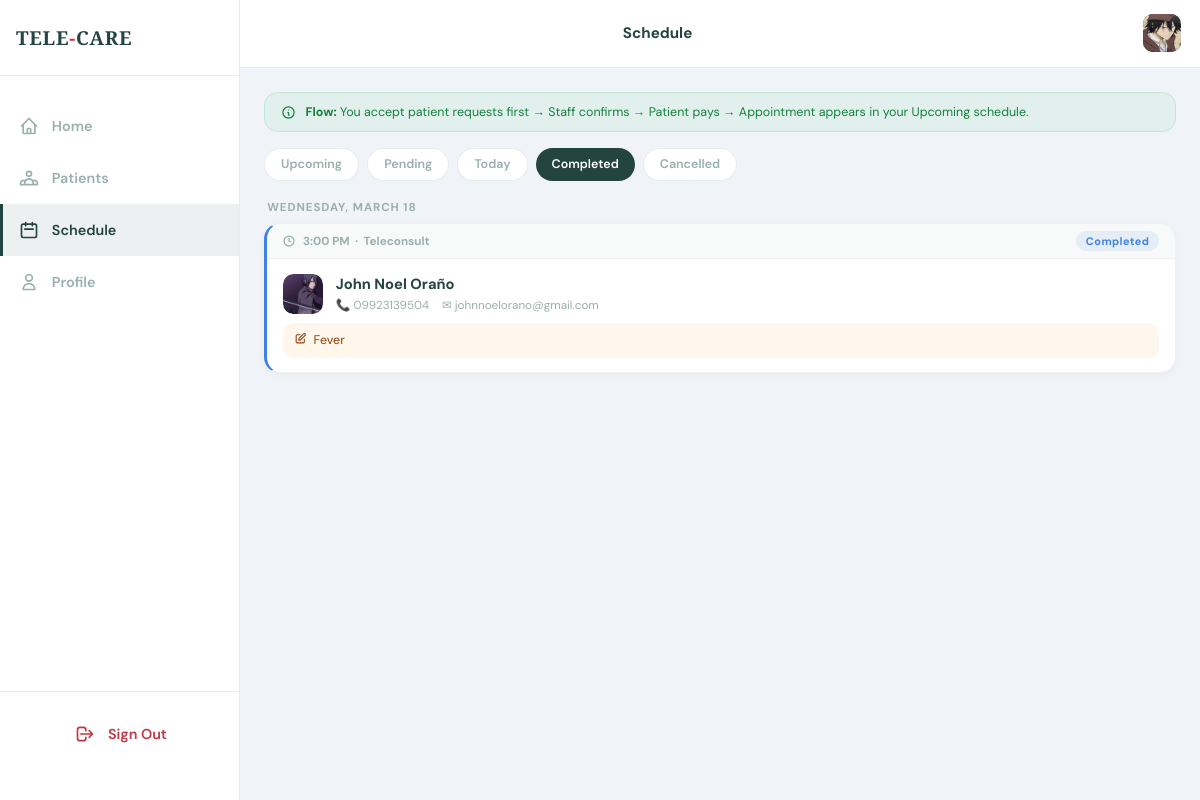
The page /doctor/appointments.php?filter=completed (signed in) on the database as committed earlier.
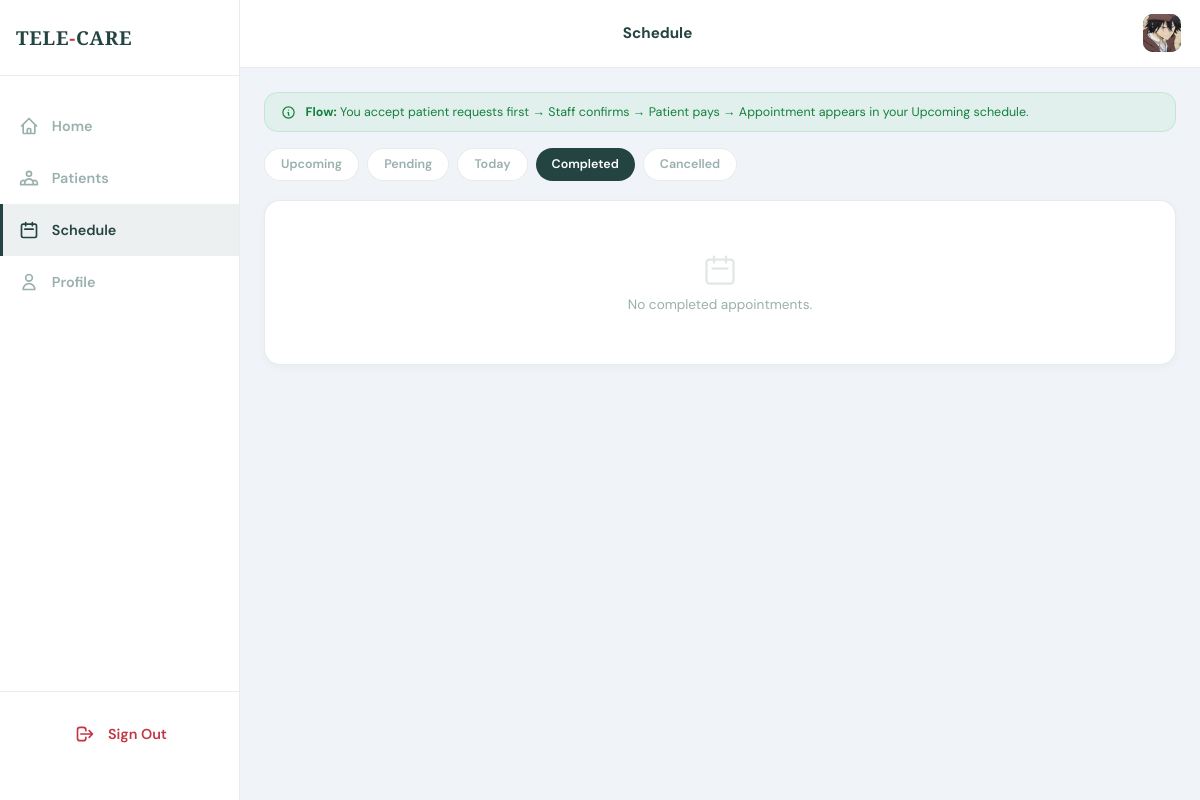
The same page on the database as committed later.
### tables this page shows
CREATE TABLE `appointments` (
  `id` int NOT NULL AUTO_INCREMENT,
  `patient_id` int NOT NULL,
  `doctor_id` int NOT NULL,
  `appointment_date` date NOT NULL,
  `appointment_time` time NOT NULL,
  `type` enum('General','Follow-up','Emergency','Teleconsult') DEFAULT 'Teleconsult',
  `status` enum('Pending','Confirmed','Completed','Cancelled') DEFAULT 'Pending',
  `notes` text,
  `payment_status` enum('Unpaid','Paid') DEFAULT 'Unpaid',
  `created_at` timestamp NULL DEFAULT CURRENT_TIMESTAMP,
  PRIMARY KEY (`id`),
  KEY `patient_id` (`patient_id`),
  KEY `doctor_id` (`doctor_id`),
  CONSTRAINT `appointments_ibfk_1` FOREIGN KEY (`patient_id`) REFERENCES `patients` (`id`) ON DELETE CASCADE,
  CONSTRAINT `appointments_ibfk_2` FOREIGN KEY (`doctor_id`) REFERENCES `doctors` (`id`) ON DELETE CASCADE
);

CREATE TABLE `patients` (
  `id` int NOT NULL AUTO_INCREMENT,
  `full_name` varchar(150) NOT NULL,
  `date_of_birth` date NOT NULL,
  `gender` enum('Male','Female','Prefer not to say') NOT NULL,
  `email` varchar(150) NOT NULL,
  `phone_number` varchar(20) NOT NULL,
  `profile_photo` varchar(255) DEFAULT NULL,
  `emergency_name` varchar(150) DEFAULT NULL,
  `emergency_relationship` varchar(80) DEFAULT NULL,
  `emergency_number` varchar(20) DEFAULT NULL,
  `password` varchar(255) NOT NULL,
  `security_question` varchar(255) DEFAULT NULL,
  `security_answer` varchar(255) DEFAULT NULL,
  `home_address` varchar(255) DEFAULT NULL,
  `city` varchar(100) DEFAULT NULL,
  `country_region` varchar(100) DEFAULT NULL,
  `insurance_provider` varchar(150) DEFAULT NULL,
  `insurance_policy_no` varchar(100) DEFAULT NULL,
  `preferred_language` varchar(80) DEFAULT 'English',
  `created_at` timestamp NULL DEFAULT CURRENT_TIMESTAMP,
  `updated_at` timestamp NULL DEFAULT CURRENT_TIMESTAMP ON UPDATE CURRENT_TIMESTAMP,
  `is_verified` tinyint(1) NOT NULL DEFAULT '0',
  `verification_token` varchar(64) DEFAULT NULL,
  `token_expires_at` datetime DEFAULT NULL,
  `reset_token` varchar(64) DEFAULT NULL,
  `reset_expires` datetime DEFAULT NULL,
  PRIMARY KEY (`id`),
  UNIQUE KEY `email` (`email`)
);

### doctor/includes/auth.php (called while the page is built, shortened)
<?php
$doctor_id = $_SESSION['doctor_id'];

### doctor/appointments.php (the view, shortened to what the changed rows need)
<?php
require_once 'includes/auth.php';
$filter            = $_GET['filter']     ?? 'upcoming';
$where = "a.doctor_id=$doctor_id AND a.status != 'Cancelled'";
if ($filter === 'pending') {
    $where = "a.doctor_id=$doctor_id AND a.status='Pending'";
} elseif ($filter === 'today') {
    $where .= " AND a.appointment_date=CURDATE() AND a.status='Confirmed' AND a.payment_status='Paid'";
} elseif ($filter === 'completed') {
    $where = "a.doctor_id=$doctor_id AND a.status='Completed'";
} elseif ($filter === 'cancelled') {
    $where = "a.doctor_id=$doctor_id AND a.status='Cancelled'";
} else {
    $where = "a.doctor_id=$doctor_id AND a.appointment_date >= CURDATE() AND a.status='Confirmed' AND a.payment_status='Paid'";
}
$appts = $conn->query("
    SELECT a.*, p.full_name AS patient_name, p.profile_photo AS patient_photo,
           p.email AS patient_email, p.phone_number AS patient_phone,
           d.consultation_fee, d.full_name AS doctor_name, d.specialty
    FROM appointments a
    JOIN patients p ON p.id = a.patient_id
    JOIN doctors  d ON d.id = a.doctor_id
    WHERE $where
    ORDER BY a.appointment_date ASC, a.appointment_time ASC
");
$pending_count = (int)$conn->query("SELECT COUNT(*) c FROM appointments WHERE doctor_id=$doctor_id AND status='Pending'")->fetch_assoc()['c'];
require_once 'includes/header.php';
?>
<div class="page">
  <div style="background:rgba(34,197,94,0.07);border:1px solid rgba(34,197,94,0.18);border-radius:14px;padding:0.7rem 1rem;margin-bottom:1rem;display:flex;align-items:flex-start;gap:0.6rem;font-size:0.78rem;color:#15803d;">
    <svg width="15" height="15" fill="none" viewBox="0 0 24 24" stroke="currentColor" stroke-width="2" style="flex-shrink:0;margin-top:1px"><path stroke-linecap="round" stroke-linejoin="round" d="M13 16h-1v-4h-1m1-4h.01M21 12a9 9 0 11-18 0 9 9 0 0118 0z"/></svg>
    <span><strong>Flow:</strong> You accept patient requests first → Staff confirms → Patient pays → Appointment appears in your Upcoming schedule.</span>
  </div>
  <div style="display:flex;gap:0.5rem;margin-bottom:1rem;overflow-x:auto;padding-bottom:0.2rem;">
    <?php
    $tabs = [
        'upcoming'  => 'Upcoming',
        'pending'   => 'Pending',
        'today'     => 'Today',
        'completed' => 'Completed',
        'cancelled' => 'Cancelled',
    ];
    foreach ($tabs as $k=>$v):
    ?>
    <a href="?filter=<?= $k ?>" style="flex-shrink:0;padding:0.45rem 1rem;border-radius:50px;font-size:0.78rem;font-weight:600;text-decoration:none;display:inline-flex;align-items:center;<?= $filter===$k?'background:var(--green);color:#fff;':'background:#fff;color:var(--muted);border:1px solid rgba(36,68,65,0.1);' ?>">
      <?= htmlspecialchars($v) ?>
    </a>
    <?php endforeach; ?>
  </div>
  <?php if ($appts && $appts->num_rows > 0):
    $shown_date = '';
    while ($a = $appts->fetch_assoc()):
      $appt_date_label = date('l, F j', strtotime($a['appointment_date']));
      if ($appt_date_label !== $shown_date): $shown_date = $appt_date_label; ?>
  <div style="font-size:0.72rem;font-weight:700;text-transform:uppercase;letter-spacing:0.08em;color:var(--muted);margin:1rem 0 0.5rem;padding-left:0.2rem;">
    <?= $appt_date_label === date('l, F j') ? '🗓 Today' : $appt_date_label ?>
  </div>
  <?php endif;
    $status    = $a['status'];
    $cardClass = match($status) {
        'Pending'        => 'pending-card',
        'DoctorApproved' => 'doctor-approved-card',
        'Confirmed'      => 'confirmed-card',
        'Completed'      => 'completed-card',
        default          => 'cancelled-card',
    };
  ?>
  <div class="appt-card <?= $cardClass ?>">
    <div class="appt-time-strip">
      <svg width="12" height="12" fill="none" viewBox="0 0 24 24" stroke="currentColor" stroke-width="2.5"><circle cx="12" cy="12" r="10"/><path stroke-linecap="round" stroke-linejoin="round" d="M12 6v6l4 2"/></svg>
      <?= date('g:i A', strtotime($a['appointment_time'])) ?>
      &nbsp;·&nbsp;
      <?= htmlspecialchars($a['type'] ?? 'Consultation') ?>
      <span style="margin-left:auto;display:flex;align-items:center;gap:0.5rem;">
        <span class="badge <?= $status==='Confirmed'?'badge-green':($status==='Pending'?'badge-orange':($status==='DoctorApproved'?'badge-blue':($status==='Completed'?'badge-blue':'badge-red'))) ?>"><?= $status ?></span>
      </span>
    </div>
    <div class="appt-card-body">
      <div style="display:flex;align-items:center;gap:0.8rem;">
        <div class="pat-avatar">
          <?php if (!empty($a['patient_photo'])): ?>
            <img src="../../<?= htmlspecialchars($a['patient_photo']) ?>" style="width:100%;height:100%;object-fit:cover;border-radius:inherit;"/>
          <?php else: echo strtoupper(substr($a['patient_name'],0,2)); endif; ?>
        </div>
        <div style="flex:1;">
          <div style="font-weight:700;font-size:0.92rem;"><?= htmlspecialchars($a['patient_name']) ?></div>
          <div style="display:flex;flex-wrap:wrap;gap:0.8rem;margin-top:0.2rem;">
            <?php if (!empty($a['patient_phone'])): ?>
            <span style="font-size:0.73rem;color:var(--muted);">📞 <?= htmlspecialchars($a['patient_phone']) ?></span>
            <?php endif; ?>
            <?php if (!empty($a['patient_email'])): ?>
            <span style="font-size:0.73rem;color:var(--muted);">✉ <?= htmlspecialchars($a['patient_email']) ?></span>
            <?php endif; ?>
          </div>
        </div>
      </div>
      <?php if (!empty($a['notes'])): ?>
      <div class="notes-pill">
        <svg width="13" height="13" fill="none" viewBox="0 0 24 24" stroke="currentColor" stroke-width="2" style="flex-shrink:0;margin-top:1px"><path stroke-linecap="round" stroke-linejoin="round" d="M11 5H6a2 2 0 00-2 2v11a2 2 0 002 2h11a2 2 0 002-2v-5m-1.414-9.414a2 2 0 112.828 2.828L11.828 15H9v-2.828l8.586-8.586z"/></svg>
        <?= htmlspecialchars($a['notes']) ?>
      </div>
      <?php endif; ?>
    </div>
  </div>
  <?php endwhile; else: ?>
  <div class="card"><div class="empty-state">
    <svg width="36" height="36" fill="none" viewBox="0 0 24 24" stroke="currentColor" stroke-width="1.5"><path stroke-linecap="round" stroke-linejoin="round" d="M8 7V3m8 4V3m-9 8h10M5 21h14a2 2 0 002-2V7a2 2 0 00-2-2H5a2 2 0 00-2 2v12a2 2 0 002 2z"/></svg>
    <?php if ($filter === 'pending'): ?>No pending appointment requests.
    <?php elseif ($filter === 'upcoming'): ?>No upcoming confirmed & paid appointments.
    <?php else: ?>No <?= $filter ?> appointments.<?php endif; ?>
  </div></div>
  <?php endif; ?>
</div>
</body>
</html>

Rows that differ between the two databases and show on the page:
removed appointments: appointment_date "WEDNESDAY, MARCH 18", appointment_time "3:00 PM", type "Teleconsult", status "Completed", patient.profile_photo (picture), patient.full_name "John Noel Oraño", patient.phone_number "09923139504", patient.email "johnnoelorano@gmail.com", notes "Fever"
Other text that changed with them:
$filter: (not shown) → "completed"
text now shown: "No appointments."
